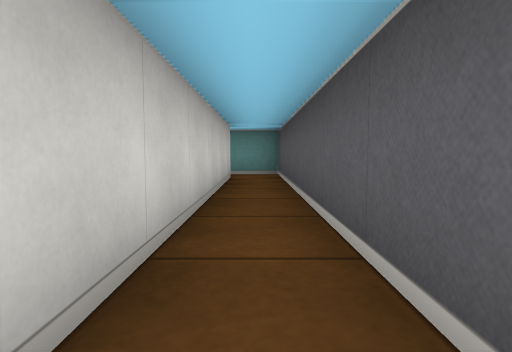
view 1 (above)

16 first-person views from a walk through a cub3D ray-caster map. The camera is about half as high as the walls, tilts 4° down and sees 75° across. The floor is counted in squares. Each view is taken from the middle of a square. On the plan, view 1 faces up. The plan holds only what a view shows up to about 9 squares ahead; the rest is blank.

view 2
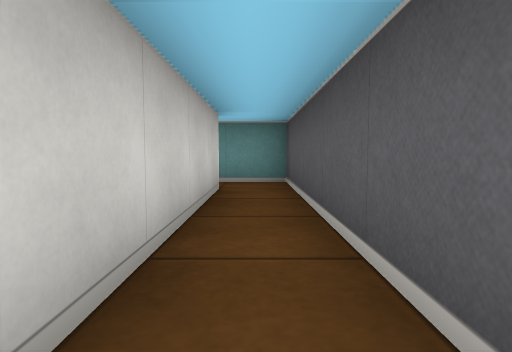

view 3
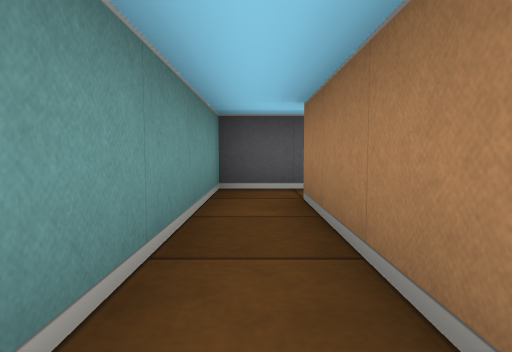

view 4
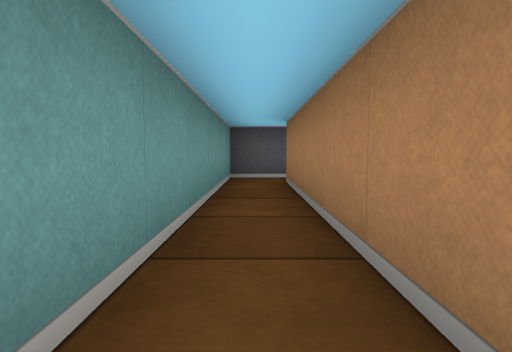

view 5
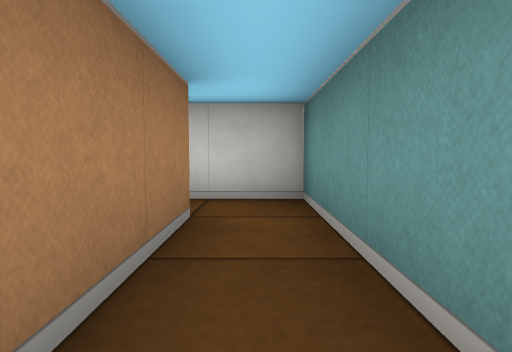

view 6
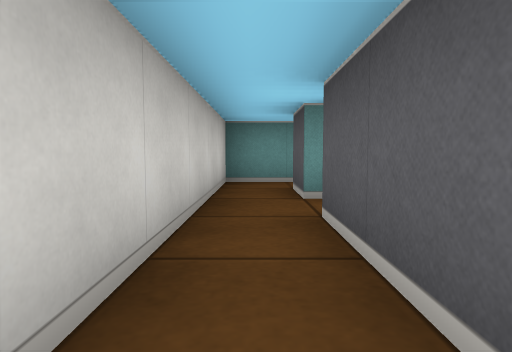

view 7
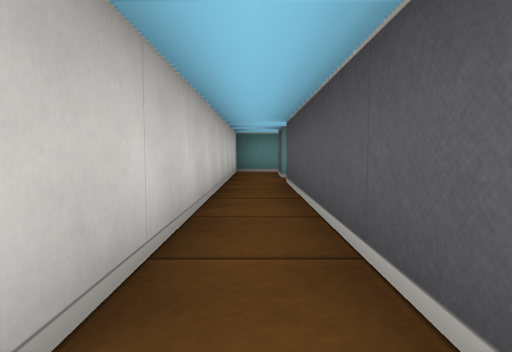

view 8
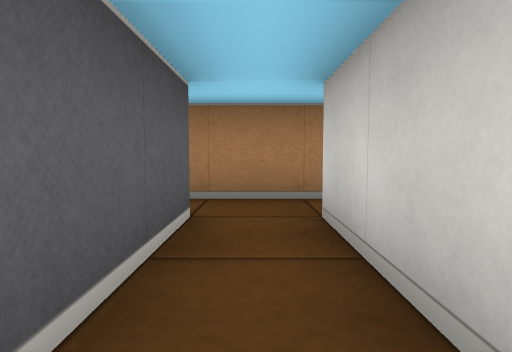

view 9
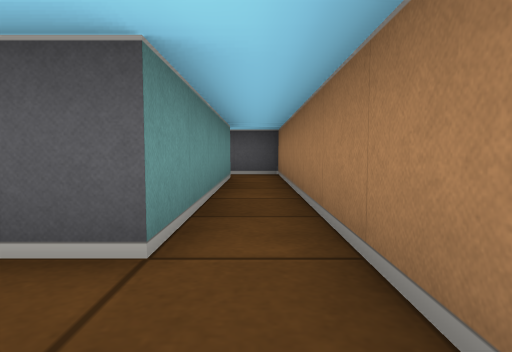

view 10
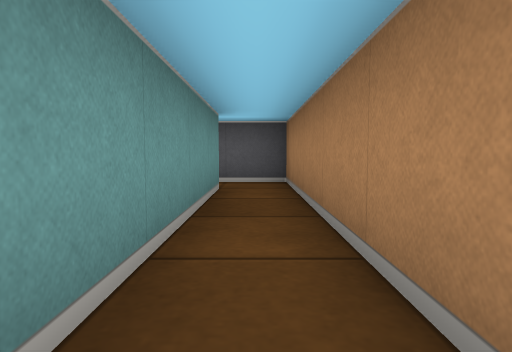

view 11
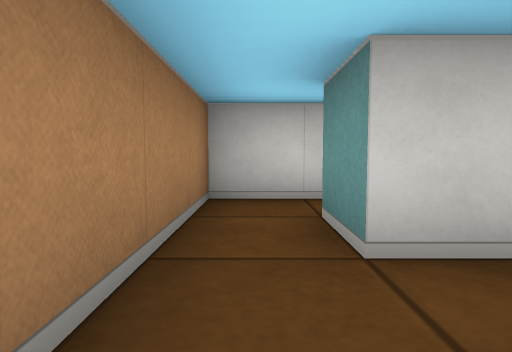

view 12
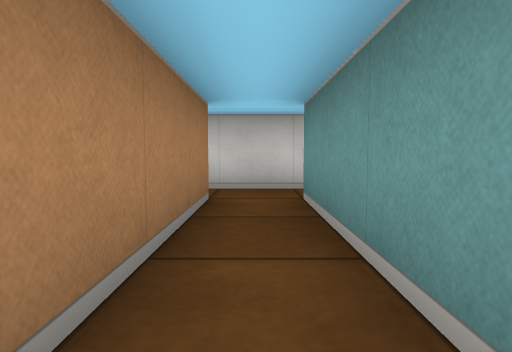

view 13
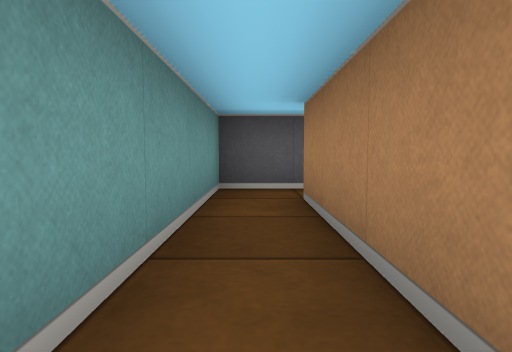

view 14
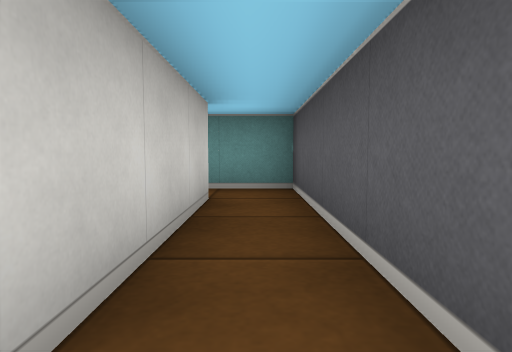

view 15
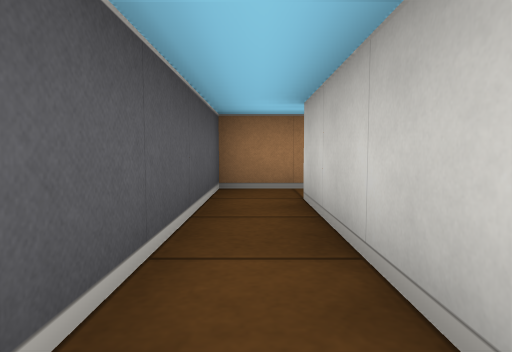

view 16
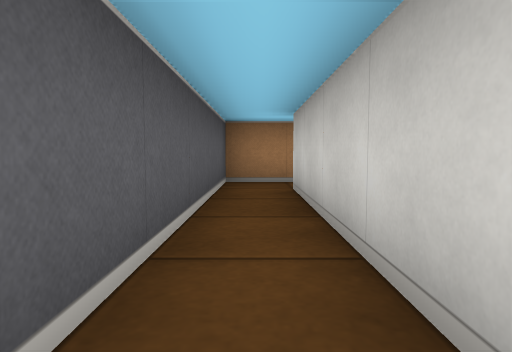

### Floor plan
Ten units are one square. View 1 is at (0, 0); x grows to the right and y downward. Boxes are objects, and circles mark ways between rooms. Rooms are numbered by the first view taken in them; rooms with no view inside come last. Other rooms are left out.
<svg viewBox="-80 -80 90 100">
<path fill="none" stroke="#000" d="M-55 -55 -55 -65 -5 -65 -5 5M5 5 5 -75 -65 -75 -65 -55M-65 -55 -65 5M-55 5 -55 -45M-65 5 -75 5M-75 15 5 15 5 5M-5 5 -55 5M-28 -5 -15 -5 -15 -55 -55 -55M-55 -45 -25 -45 -25 -15"/>
<circle cx="-60" cy="-60" r="3" fill="#2a7"/>
<circle cx="0" cy="0" r="3" fill="#2a7"/>
<circle cx="-60" cy="10" r="3" fill="#2a7"/>
<circle cx="-50" cy="-50" r="3" fill="#2a7"/>
<text x="0" y="-50">1</text>
<text x="-60" y="-30">2</text>
<text x="-40" y="10">3</text>
<text x="-20" y="-30">4</text>
</svg>
Room 1 opens to room 2. Room 1 opens to room 3. Room 2 opens to room 3. Room 2 opens to room 4.

Where each view was taken, in squares from view 1:
view 1: 0 up, 0 right, facing up
view 2: 2 up, 0 right, facing up
view 3: 7 up, 4 left, facing right
view 4: 7 up, 6 left, facing right
view 5: 7 up, 3 left, facing left
view 6: 2 up, 6 left, facing up
view 7: 1 down, 6 left, facing up
view 8: 2 up, 6 left, facing down
view 9: 1 down, 7 left, facing right
view 10: 1 down, 5 left, facing right
view 11: 1 down, 5 left, facing left
view 12: 5 up, 2 left, facing left
view 13: 5 up, 6 left, facing right
view 14: 1 up, 2 left, facing up
view 15: 5 up, 2 left, facing down
view 16: 4 up, 0 right, facing down
